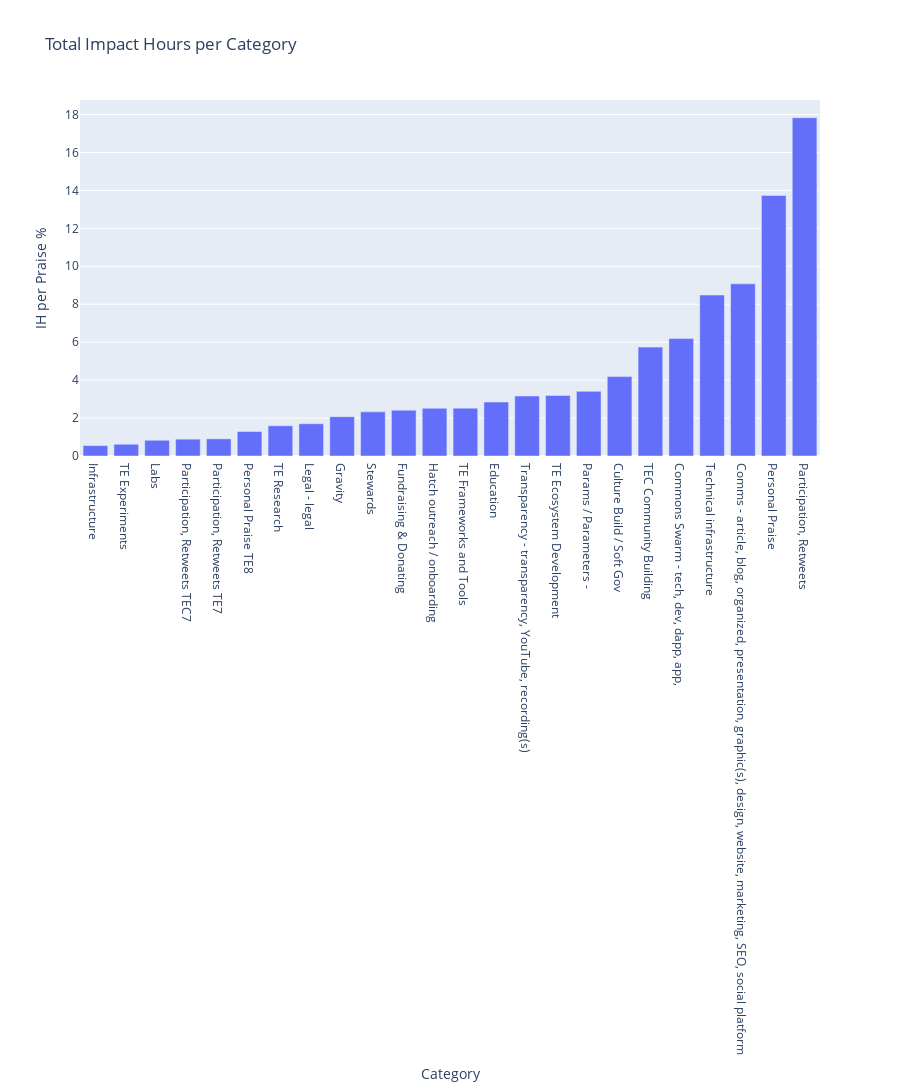

Notebook code for this chart:
### Code cell
px.bar(tag_merged_hand,
       x='Category',
       y='IH per Praise %',
       hover_data=['hand_labeled'],
      height=1200,
      title='Total Impact Hours per Category')

### Figure 1 — Plotly figure (JSON) as saved in the notebook; plotly's stock layout.template omitted (floating-point values rounded to 4 significant figures)
{"data": [{"alignmentgroup": "True", "customdata": [["TC12"], ["TE15"], ["TE17"], ["-"], ["V"], ["TE12"], ["Not sure"], ["TE10"], ["TE16"], ["TE4"], ["TE3"], ["TEC9"], ["TEC7"], ["TEC"], ["TE7"], ["TE8"], ["TE2"], ["TEC4"], ["TEC17"], ["TEC8"], ["TEC13"], ["TEC6"], ["TE1"], ["TE5"], ["TEC10"], ["TE6"], ["TEC3"], ["TEC2"], ["TEC15"], ["TEC5"], ["TEC14"], ["TEC1"], ["TEC16"], ["TEC12"]], "hovertemplate": "Category=%{x}<br>IH per Praise %=%{y}<br>hand_labeled=%{customdata[0]}<extra></extra>", "legendgroup": "", "marker": {"color": "#636efa"}, "name": "", "offsetgroup": "", "orientation": "v", "showlegend": false, "textposition": "auto", "type": "bar", "x": [null, null, null, null, null, null, null, null, null, "Infrastructure", "TE Experiments", "Labs ", "Participation, Retweets TEC7", null, "Participation, Retweets TE7", "Personal Praise TE8", "TE Research", "Legal - legal", "Gravity", "Stewards ", "Fundraising & Donating", "Hatch outreach / onboarding ", "TE Frameworks and Tools", "Education", "Transparency - transparency, YouTube, recording(s)", "TE Ecosystem Development", "Params / Parameters -", "Culture Build / Soft Gov ", "TEC Community Building", "Commons Swarm - tech, dev, dapp, app,", "Technical infrastructure", "Comms - article, blog, organized, presentation, graphic(s), design, website, marketing, SEO, social platform", "Personal Praise", "Participation, Retweets"], "xaxis": "x", "y": [0.02494, 0.02636, 0.06083, 0.07268, 0.09719, 0.1119, 0.1239, 0.1793, 0.3436, 0.5485, 0.621, 0.8298, 0.8883, 0.8926, 0.905, 1.29, 1.593, 1.7, 2.075, 2.326, 2.415, 2.514, 2.523, 2.843, 3.165, 3.195, 3.409, 4.184, 5.739, 6.188, 8.483, 9.073, 13.73, 17.83], "yaxis": "y"}], "layout": {"barmode": "relative", "height": 1200, "legend": {"tracegroupgap": 0}, "title": {"text": "Total Impact Hours per Category"}, "xaxis": {"anchor": "y", "domain": [0, 1], "title": {"text": "Category"}}, "yaxis": {"anchor": "x", "domain": [0, 1], "title": {"text": "IH per Praise %"}}}}
